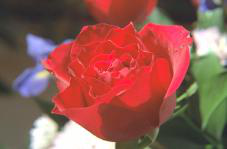
//> input picture InspectionCore/contrib/mjpegLib/libjpeg-master/testimg.ppm, 227 x 149 px
$ ./sbm_scale_probe ../contrib/mjpegLib/libjpeg-master/testimg.ppm   (built with g++ and OpenCV 4)
//> lines starting //> are read from the running program, lines starting //| are printed output that depends on the picture
// What arbitrary scaling of SBM template features actually costs.
//
//   sbm_scale_probe <template.png> [scene.png]
//
// Two questions, measured separately because they have different answers:
//
//   1. GEOMETRY. addModelAtScaleTo scales an existing feature set by
//      multiplying coordinates and rounding -- f.x = (int)(f.x*s + 0.5) -- with
//      no re-selection and no de-duplication. So: how many features land on a
//      pixel another feature already holds, and how far does each one move from
//      where it should be? Those are paid for in discrimination, not time: a
//      collapsed feature still costs a full pass over the response map while
//      adding the same response twice.
//
//   2. TIME. The match loop is one vectorised pass over the response map PER
//      FEATURE, and features are independent -- there is no ordering or packing
//      for scaling to disturb. What scaling does change is the number of
//      TEMPLATES, because every scale gets a full set of angles. This times a
//      scale list against a single scale to show where the cost actually is.
#include <opencv2/opencv.hpp>
#include "shape_matcher.h"
#include "detector_iface.h"
#include <chrono>
#include <cstdio>
#include <set>
#include <vector>
#include <cmath>
#include <algorithm>

static void geometry(const sbm::FeatureSet &fs, float s) {
  // Level 0 is the one the fine stage scores on.
  if (fs.levels.empty()) return;
  const auto &lv = fs.levels[0];
  std::set<std::pair<int, int>> seen;
  int collapsed = 0;
  double sum = 0, worst = 0;
  for (const auto &f : lv.features) {
    const float ex = f.x * s, ey = f.y * s;        // where it should be
    const int rx = (int)(ex + 0.5f), ry = (int)(ey + 0.5f);  // where it lands
    if (!seen.insert({rx, ry}).second) collapsed++;
    const double d = std::hypot(rx - ex, ry - ey);
    sum += d;
    worst = std::max(worst, d);
  }
  // WHERE THE FEATURES ACTUALLY ARE, and how close the closest pair is. This is
  // what decides whether scaling can merge two of them: they collide when the
  // nearest-pair distance times the scale falls under a pixel. Printed because
  // "no collapse" is only meaningful next to the spacing that produced it.
  int minx=1<<30,maxx=-(1<<30),miny=1<<30,maxy=-(1<<30);
  double nearest=1e18;
  for (size_t a=0;a<lv.features.size();++a){
    minx=std::min(minx,lv.features[a].x); maxx=std::max(maxx,lv.features[a].x);
    miny=std::min(miny,lv.features[a].y); maxy=std::max(maxy,lv.features[a].y);
    for (size_t b=a+1;b<lv.features.size();++b){
      const double d=std::hypot(lv.features[a].x-lv.features[b].x,
                                lv.features[a].y-lv.features[b].y);
      nearest=std::min(nearest,d);
    }
  }
  const int n = (int)lv.features.size();
  if (s == 1.0f)
    std::printf("  [level 0 spans %dx%d px, nearest pair %.1f px -> merging needs scale < %.3f]\n",
                maxx-minx, maxy-miny, nearest, nearest>0 ? 1.0/nearest : 0.0);
  std::printf("  s=%.2f  features %3d  collapsed %3d (%4.1f%%)  "
              "jitter mean %.2f px  max %.2f px  (in original pixels: %.2f)\n",
              s, n, collapsed, n ? 100.0 * collapsed / n : 0.0,
              n ? sum / n : 0.0, worst, (n ? sum / n : 0.0) / (s > 0 ? s : 1));
}

int main(int argc, char **argv) {
  if (argc < 2) {
    std::fprintf(stderr, "usage: sbm_scale_probe <template.png> [scene.png]\n");
    return 2;
  }
  cv::Mat scene = cv::imread(argv[1], cv::IMREAD_GRAYSCALE);
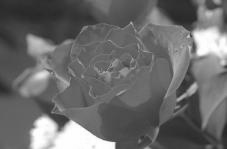
//> scene: 149 rows x 227 cols, CV_8UC1; min 37, max 255, mean 106.2
  if (scene.empty()) { std::fprintf(stderr, "cannot read %s\n", argv[1]); return 2; }
  if (argc > 2) {
    cv::Mat s2 = cv::imread(argv[2], cv::IMREAD_GRAYSCALE);
    if (s2.empty()) { std::fprintf(stderr, "cannot read %s\n", argv[2]); return 2; }
    scene = s2;
  }
  // A CENTRED CROP, not the whole picture. A template the size of the scene
  // leaves almost nowhere to search, so the per-position work barely happens
  // and the timing stops being about matching at all.
  const cv::Rect roi(scene.cols / 4, scene.rows / 4, scene.cols / 2, scene.rows / 2);
//> roi = Rect(56, 37, 113, 74)
  cv::Mat templ = scene(roi).clone();
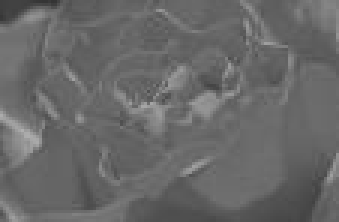
//> templ: 74 rows x 113 cols, CV_8UC1 (shown 3 times larger); min 52, max 175, mean 104.1

  std::printf("ISA %s\n", line2Dup::activeISA());
//> (this line was passed over: line2Dup is not available in this run)
  std::printf("template %dx%d   scene %dx%d\n", templ.cols, templ.rows, scene.cols, scene.rows);
//| template 113x74   scene 227x149

//> (the run ends here: the program needs code that is not available in this run, at `sbm::FeatureSet fs = sbm::extractFeatures(templ);`)
